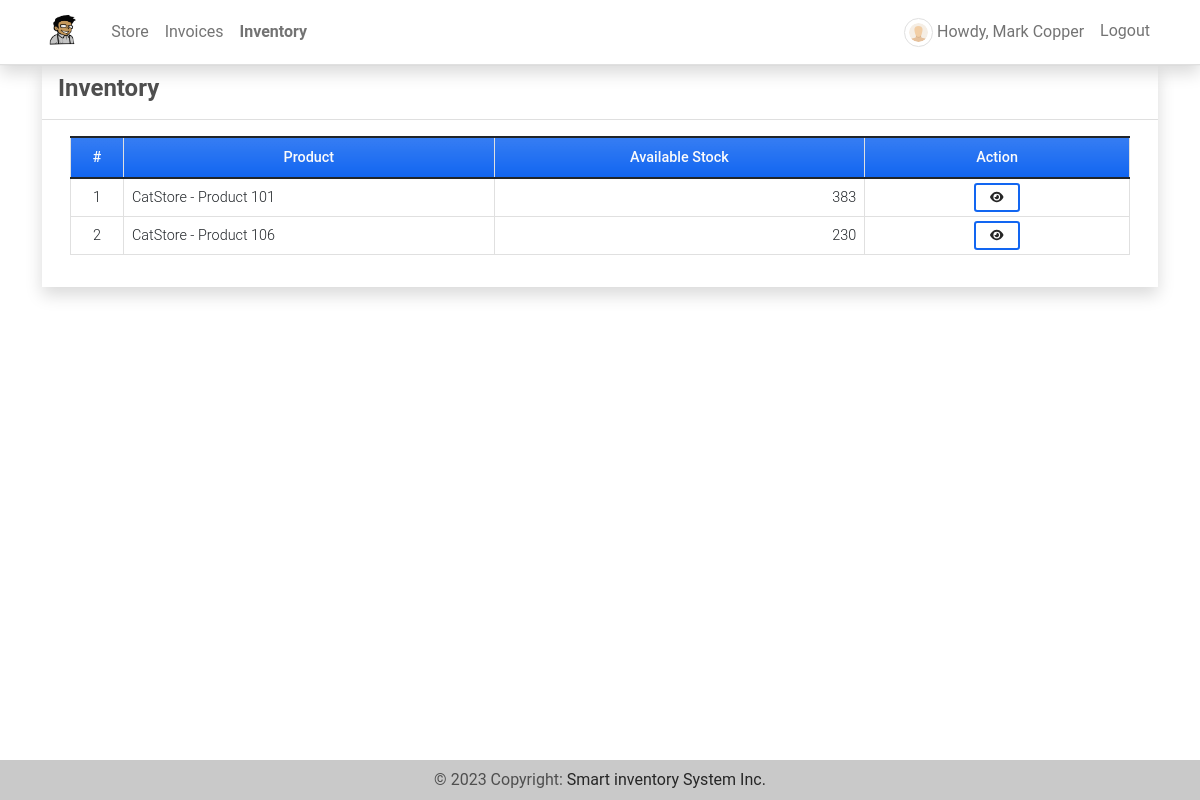
/inventory (signed in), run on the app's committed database.
### imsApp/models.py (models this page shows, shortened)
class StoreProduct(models.Model):
    store = models.ForeignKey(Store, on_delete=models.CASCADE)
    product = models.ForeignKey(Product, on_delete=models.CASCADE)
    stock = models.FloatField(default=0, blank=True, null=True)
    price = models.FloatField(default=0,blank=True, null=True)
    class Meta:
        unique_together = ["product","store"]
    def __str__(self):
        return f"{self.store.name} - {self.product.name}"

class Store(models.Model):
    name = models.CharField(max_length=250)
    address = models.TextField()
    category = models.ForeignKey(Category, on_delete=models.CASCADE)
    products = models.ManyToManyField(Product, through='StoreProduct')
    date_created = models.DateTimeField(default=timezone.now)
    date_updated = models.DateTimeField(auto_now=True)
    owner = models.OneToOneField(User, default=1,on_delete=models.CASCADE ,blank=True, null=True)

class Product(models.Model):
    code=models.CharField(max_length=100,blank=True, null=True)
    name=models.CharField(max_length=250,blank=True, null=True)
    description = models.TextField()
    price = models.FloatField(default=0)
    status = models.CharField(max_length=2, choices=(('1','Active'),('2','Inactive')), default=1)
    image = models.ImageField(upload_to='uploads/products/',default='default_product_image.png',blank=True, null=True)
    date_created = models.DateTimeField(default=timezone.now)
    date_updated = models.DateTimeField(auto_now=True)
    def count_inventory(self):
        stocks = Stock.objects.filter(product = self)
        stockIn = 0
        stockOut = 0
        for stock in stocks:
            if stock.type == '1':
                stockIn = int(stockIn) + int(stock.quantity)
            else:
                stockOut = int(stockOut) + int(stock.quantity)
        available  = stockIn - stockOut
        return available

class Stock(models.Model):
    product = models.ForeignKey(Product, on_delete=models.CASCADE)
    quantity = models.FloatField(default=0)
    store = models.ForeignKey(Store,on_delete=models.CASCADE,default=1)
    type = models.CharField(max_length=2,choices=(('1','Stock-in'),('2','Stock-Out')), default = 1)
    date_created = models.DateTimeField(default=timezone.now)
    date_updated = models.DateTimeField(auto_now=True)

### imsApp/views.py (the view)
# urls.py: path('inventory',views.inventory,name='inventory-page'),
@login_required
def inventory(request):
    context['page_title'] = 'Inventory'
    if request.user.is_superuser:
        products = Product.objects.all()
        context['products'] = products
    else:
        store = Store.objects.get(owner=request.user)
        products = StoreProduct.objects.filter(store=store)
        context['products'] = products
        context['isuser'] = True
    return render(request, 'inventory.html', context)

### imsApp/templates/inventory.html (shortened to what this page needs)
{% extends 'base.html' %} {% load humanize %} {% block pageContent %}
<div class="col-lg-12 col-md-12 col-sm-12 col-xs-12">
    <div class="card card-default rounded-0 shadow ">
        <div class="card-header">
            <div class="d-flex w-100 align-items-center justify-content-between">
                <h4 class="card-title fw-bold">Inventory</h4>
            </div>
        </div>
        <div class="card-body">
            <div class="container-fluid">
                <table class="table table-bordered" id="product-list">
                    <colgroup>
                        <col width="5%">
                        <col width="35%">
                        <col width="35%">
                        <col width="25%">
                    </colgroup>
                    <thead>
                        <tr class="bg-gradient bg-primary bg-opacity-50 text-light">
                            <th class="px-2 py-2 text-center">#</th>
                            <th class="px-2 py-2 text-center">Product</th>
                            <th class="px-2 py-2 text-center">Available Stock</th>
                            <th class="px-2 py-2 text-center">Action</th>
                        </tr>
                    </thead>
                    <tbody>
                        {% for product in products %}
                        <tr>
                            <td class="px-2 py-1 align-middle text-center">{{ forloop.counter }}</td>
                            <td class="px-2 py-1 align-middle">{{ product }}</td>
                            {% if isuser %}
                                <td class="px-2 py-1 align-middle text-end">{{ product.product.count_inventory }}</td>
                                <td class="px-2 py-1 align-middle text-center">
                                    <a class="btn btn-outline-primary btn-sm" href="{% url 'inventory-history-page' product.product.pk %}" data-id="{{ product.product.pk }}" title="View History">
                                        <i class="fa fa-eye text-dark"></i>
                                    </a>
                                </td>
                            {% endif %}
                        </tr>
                        {% endfor %}
                    </tbody>
                </table>
            </div>
        </div>
    </div>
</div>
{% endblock pageContent %}

### imsApp/templates/topNavigation.html (shortened to what this page needs)
{% load static %}
<header>
    <nav class="navbar navbar-expand-lg navbar-light bg-white fixed-top shadow border-bottom">
        <div class="container">
            <a class="navbar-brand" target="_blank" href="{% url 'home-page' %}">
                <img src="{{ MEDIA_URL }}/default/smartInv.jpg" height="16" alt="{{ MEDIA_URL }}" loading="lazy" style="margin-top: -3px;" />
            </a>
            <div class="collapse navbar-collapse" id="navbarExample01">
                <ul class="navbar-nav me-auto mb-2 mb-lg-0" id="topNav">
                    {% if user.id and user.is_superuser %}
                    <li class="nav-item">
                        <a class="nav-link" aria-current="page" href="{% url 'home-page' %}">Home</a>
                    </li>
                    <li class="nav-item">
                        <a class="nav-link" aria-current="page" href="{% url 'store-page' %}">Store</a>
                    </li>
                    <li class="nav-item">
                        <a class="nav-link" aria-current="page" href="{% url 'category-page' %}">Categories</a>
                    </li>
                    <li class="nav-item">
                        <a class="nav-link" aria-current="page" href="{% url 'product-page' %}">Products</a>
                    </li>
                    <li class="nav-item">
                        <a class="nav-link" aria-current="page" href="{% url 'inventory-page' %}">Inventory</a>
                    </li>
                    <li class="nav-item">
                        <a class="nav-link" aria-current="page" href="{% url 'sales-page' %}">Sales</a>
                    </li>
                    <li class="nav-item">
                        <a class="nav-link" aria-current="page" href="{% url 'invoice-page' %}">Invoices</a>
                    </li>
                    {% elif unassigned %}
                    <li class="home">
                        <a class="nav-link" aria-current="page" href="{% url 'home-page' %}">Home</a>
                    </li>
                    {% elif user.id and not user.is_superuser %}
                    <li class="nav-item">
                        <a class="nav-link" aria-current="page" href="{% url 'store-detail-i' %}">Store</a>
                    </li>
                    <li class="nav-item">
                        <a class="nav-link" aria-current="page" href="{% url 'invoice-own' %}">Invoices</a>
                    </li>
                    <li class="nav-item">
                        <a class="nav-link" aria-current="page" href="{% url 'inventory-page' %}">Inventory</a>
                    </li>
                    {% endif %}
                </ul>
                <ul class="navbar-nav d-flex flex-row">
                    {% if user.id %} {% if user.profile.user_type == 1 %} {% endif %}
                    <li class="nav-item me-3 me-lg-0">
                        <a class="nav-link" href="{% url 'profile' %}">
                            <span class="me-1"><img src="{{ MEDIA_URL }}/default/default-avatar.png" alt="User Avatar" id="user-avatar" class="img-thumbnail rounded-circle"></span>Howdy, {{ user.first_name }} {{user.last_name}}
                        </a>
                    </li>
                    <li class="nav-item me-3 me-lg-0">
                        <a class="nav-link" href="{% url 'logout' %}">Logout</a>
                    </li>
                    {% endif %}
                </ul>
            </div>
        </div>
    </nav>
</header>

### static/assets/default/css/style.css (style rules this page uses)
html, body { height: 100%; width: 100%; max-height: 100%; overflow: auto; display: flex; flex-direction: column; }
body>header { flex-shrink: auto; }
#user-avatar { width: 1.8rem; height: 1.8rem; object-fit: scale-down; object-position: center center; }
.navbar-brand>img { height: 2em; }
.nav-item.active a.nav-link { font-weight: bolder !important; }

### data on the page
StoreProduct: store+product "CatStore - Product 101", product.count_inventory "383"
StoreProduct: store+product "CatStore - Product 106", product.count_inventory "230"

### other printed values
{{ user.first_name }} "Mark"
{{ user.last_name }} "Copper"
